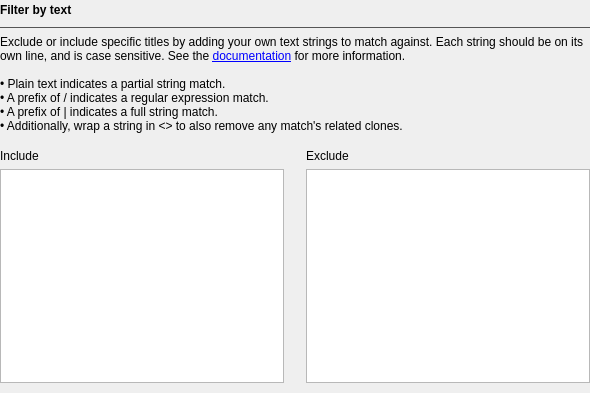
                       <widget class="QWidget" name="scrollAreaWidgetContentsSystemUserFilters">
                        <property name="geometry">
                         <rect>
                          <x>0</x>
                          <y>0</y>
                          <width>590</width>
                          <height>393</height>
                         </rect>
                        </property>
                        <property name="minimumSize">
                         <size>
                          <width>0</width>
                          <height>0</height>
                         </size>
                        </property>
                        <layout class="QGridLayout" name="gridLayoutSystemUserFilters">
                         <property name="sizeConstraint">
                          <enum>QLayout::SetMinimumSize</enum>
                         </property>
                         <property name="leftMargin">
                          <number>0</number>
                         </property>
                         <property name="topMargin">
                          <number>0</number>
                         </property>
                         <property name="rightMargin">
                          <number>0</number>
                         </property>
                         <property name="bottomMargin">
                          <number>10</number>
                         </property>
                         <item row="5" column="0">
                          <widget class="CustomTextEdit" name="textEditSystemInclude">
                           <property name="sizePolicy">
                            <sizepolicy hsizetype="Expanding" vsizetype="Expanding">
                             <horstretch>0</horstretch>
                             <verstretch>0</verstretch>
                            </sizepolicy>
                           </property>
                           <property name="minimumSize">
                            <size>
                             <width>0</width>
                             <height>100</height>
                            </size>
                           </property>
                           <property name="maximumSize">
                            <size>
                             <width>16777215</width>
                             <height>16777215</height>
                            </size>
                           </property>
                           <property name="tabChangesFocus">
                            <bool>true</bool>
                           </property>
                           <property name="acceptRichText">
                            <bool>false</bool>
                           </property>
                          </widget>
                         </item>
                         <item row="5" column="1">
                          <spacer name="horizontalSpacerSystemUserFilters">
                           <property name="orientation">
                            <enum>Qt::Horizontal</enum>
                           </property>
                           <property name="sizeType">
                            <enum>QSizePolicy::Fixed</enum>
                           </property>
                           <property name="sizeHint" stdset="0">
                            <size>
                             <width>10</width>
                             <height>20</height>
                            </size>
                           </property>
                          </spacer>
                         </item>
                         <item row="1" column="0" colspan="3">
                          <widget class="Line" name="lineSystemFilterByText">
                           <property name="palette">
                            <palette>
                             <active>
                              <colorrole role="WindowText">
                               <brush brushstyle="SolidPattern">
                                <color alpha="255">
                                 <red>85</red>
                                 <green>85</green>
                                 <blue>85</blue>
                                </color>
                               </brush>
                              </colorrole>
                             </active>
                             <inactive>
                              <colorrole role="WindowText">
                               <brush brushstyle="SolidPattern">
                                <color alpha="255">
                                 <red>85</red>
                                 <green>85</green>
                                 <blue>85</blue>
                                </color>
                               </brush>
                              </colorrole>
                             </inactive>
                             <disabled>
                              <colorrole role="WindowText">
                               <brush brushstyle="SolidPattern">
                                <color alpha="255">
                                 <red>120</red>
                                 <green>120</green>
                                 <blue>120</blue>
                                </color>
                               </brush>
                              </colorrole>
                             </disabled>
                            </palette>
                           </property>
                           <property name="frameShadow">
                            <enum>QFrame::Plain</enum>
                           </property>
                           <property name="orientation">
                            <enum>Qt::Horizontal</enum>
                           </property>
                          </widget>
                         </item>
                         <item row="3" column="0" colspan="3">
                          <spacer name="verticalSpacerSystemUserFilters">
                           <property name="orientation">
                            <enum>Qt::Vertical</enum>
                           </property>
                           <property name="sizeType">
                            <enum>QSizePolicy::Fixed</enum>
                           </property>
                           <property name="sizeHint" stdset="0">
                            <size>
                             <width>20</width>
                             <height>10</height>
                            </size>
                           </property>
                          </spacer>
                         </item>
                         <item row="4" column="0">
                          <widget class="QLabel" name="labelSystemFilterInclude">
                           <property name="sizePolicy">
                            <sizepolicy hsizetype="Preferred" vsizetype="Preferred">
                             <horstretch>0</horstretch>
                             <verstretch>0</verstretch>
                            </sizepolicy>
                           </property>
                           <property name="font">
                            <font>
                             <family>Segoe UI</family>
                             <bold>false</bold>
                            </font>
                           </property>
                           <property name="text">
                            <string>Include</string>
                           </property>
                           <property name="alignment">
                            <set>Qt::AlignLeading|Qt::AlignLeft|Qt::AlignVCenter</set>
                           </property>
                           <property name="textInteractionFlags">
                            <set>Qt::NoTextInteraction</set>
                           </property>
                          </widget>
                         </item>
                         <item row="4" column="2">
                          <widget class="QLabel" name="labelSystemFilterExclude">
                           <property name="sizePolicy">
                            <sizepolicy hsizetype="Preferred" vsizetype="Fixed">
                             <horstretch>0</horstretch>
                             <verstretch>0</verstretch>
                            </sizepolicy>
                           </property>
                           <property name="minimumSize">
                            <size>
                             <width>0</width>
                             <height>0</height>
                            </size>
                           </property>
                           <property name="font">
                            <font>
                             <family>Segoe UI</family>
                             <bold>false</bold>
                            </font>
                           </property>
                           <property name="text">
                            <string>Exclude</string>
                           </property>
                           <property name="textInteractionFlags">
                            <set>Qt::NoTextInteraction</set>
                           </property>
                          </widget>
                         </item>
                         <item row="0" column="0" colspan="3">
                          <widget class="QLabel" name="labelSystemFilterByText">
                           <property name="minimumSize">
                            <size>
                             <width>0</width>
                             <height>20</height>
                            </size>
                           </property>
                           <property name="font">
                            <font>
                             <family>Segoe UI</family>
                             <bold>true</bold>
                            </font>
                           </property>
                           <property name="text">
                            <string>Filter by text</string>
                           </property>
                           <property name="textInteractionFlags">
                            <set>Qt::NoTextInteraction</set>
                           </property>
                          </widget>
                         </item>
                         <item row="2" column="0" colspan="3">
                          <widget class="QLabel" name="labelSystemFilter">
                           <property name="text">
                            <string>&lt;html&gt;&lt;head/&gt;&lt;body&gt;&lt;p&gt;Exclude or include specific titles by adding your own text strings to match against. Each string should be on its own line, and is case sensitive. See the &lt;a href=&quot;https://unexpectedpanda.github.io/retool/how-to-use-retool-gui/#user-filters&quot;&gt;&lt;span style=&quot; text-decoration: underline; color:#0000ff;&quot;&gt;documentation&lt;/span&gt;&lt;/a&gt; for more information.&lt;br/&gt;&lt;br/&gt;• Plain text indicates a partial string match.&lt;br/&gt;• A prefix of / indicates a regular expression match.&lt;br/&gt;• A prefix of | indicates a full string match.&lt;br/&gt;• Additionally, wrap a string in &amp;lt;&amp;gt; to also remove any match's related clones.&lt;/p&gt;&lt;/body&gt;&lt;/html&gt;</string>
                           </property>
                           <property name="alignment">
                            <set>Qt::AlignLeading|Qt::AlignLeft|Qt::AlignTop</set>
                           </property>
                           <property name="wordWrap">
                            <bool>true</bool>
                           </property>
                           <property name="openExternalLinks">
                            <bool>true</bool>
                           </property>
                           <property name="textInteractionFlags">
                            <set>Qt::LinksAccessibleByKeyboard|Qt::LinksAccessibleByMouse</set>
                           </property>
                          </widget>
                         </item>
                         <item row="5" column="2">
                          <widget class="CustomTextEdit" name="textEditSystemExclude">
                           <property name="sizePolicy">
                            <sizepolicy hsizetype="Expanding" vsizetype="Expanding">
                             <horstretch>0</horstretch>
                             <verstretch>0</verstretch>
                            </sizepolicy>
                           </property>
                           <property name="minimumSize">
                            <size>
                             <width>0</width>
                             <height>100</height>
                            </size>
                           </property>
                           <property name="maximumSize">
                            <size>
                             <width>16777215</width>
                             <height>16777215</height>
                            </size>
                           </property>
                           <property name="tabChangesFocus">
                            <bool>true</bool>
                           </property>
                           <property name="acceptRichText">
                            <bool>false</bool>
                           </property>
                          </widget>
                         </item>
                        </layout>
                       </widget>
